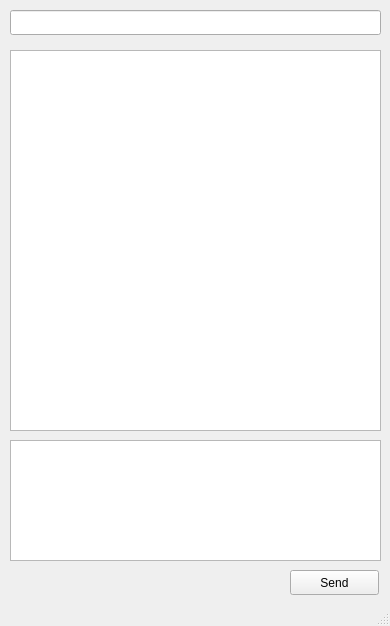
<?xml version="1.0" encoding="UTF-8"?>
<ui version="4.0">
 <class>Chat</class>
 <widget class="QMainWindow" name="Chat">
  <property name="geometry">
   <rect>
    <x>0</x>
    <y>0</y>
    <width>390</width>
    <height>626</height>
   </rect>
  </property>
  <property name="windowTitle">
   <string> Chat</string>
  </property>
  <widget class="QWidget" name="centralwidget">
   <widget class="QPushButton" name="send_message_button">
    <property name="geometry">
     <rect>
      <x>290</x>
      <y>570</y>
      <width>89</width>
      <height>25</height>
     </rect>
    </property>
    <property name="text">
     <string>Send</string>
    </property>
   </widget>
   <widget class="QTextEdit" name="user_message">
    <property name="geometry">
     <rect>
      <x>10</x>
      <y>440</y>
      <width>371</width>
      <height>121</height>
     </rect>
    </property>
   </widget>
   <widget class="QListWidget" name="user_chat">
    <property name="geometry">
     <rect>
      <x>10</x>
      <y>50</y>
      <width>371</width>
      <height>381</height>
     </rect>
    </property>
    <property name="focusPolicy">
     <enum>Qt::StrongFocus</enum>
    </property>
   </widget>
   <widget class="QLineEdit" name="friend_name">
    <property name="geometry">
     <rect>
      <x>10</x>
      <y>10</y>
      <width>371</width>
      <height>25</height>
     </rect>
    </property>
    <property name="echoMode">
     <enum>QLineEdit::Normal</enum>
    </property>
    <property name="alignment">
     <set>Qt::AlignCenter</set>
    </property>
    <property name="readOnly">
     <bool>true</bool>
    </property>
   </widget>
  </widget>
  <widget class="QStatusBar" name="statusbar"/>
 </widget>
 <resources/>
 <connections/>
</ui>
